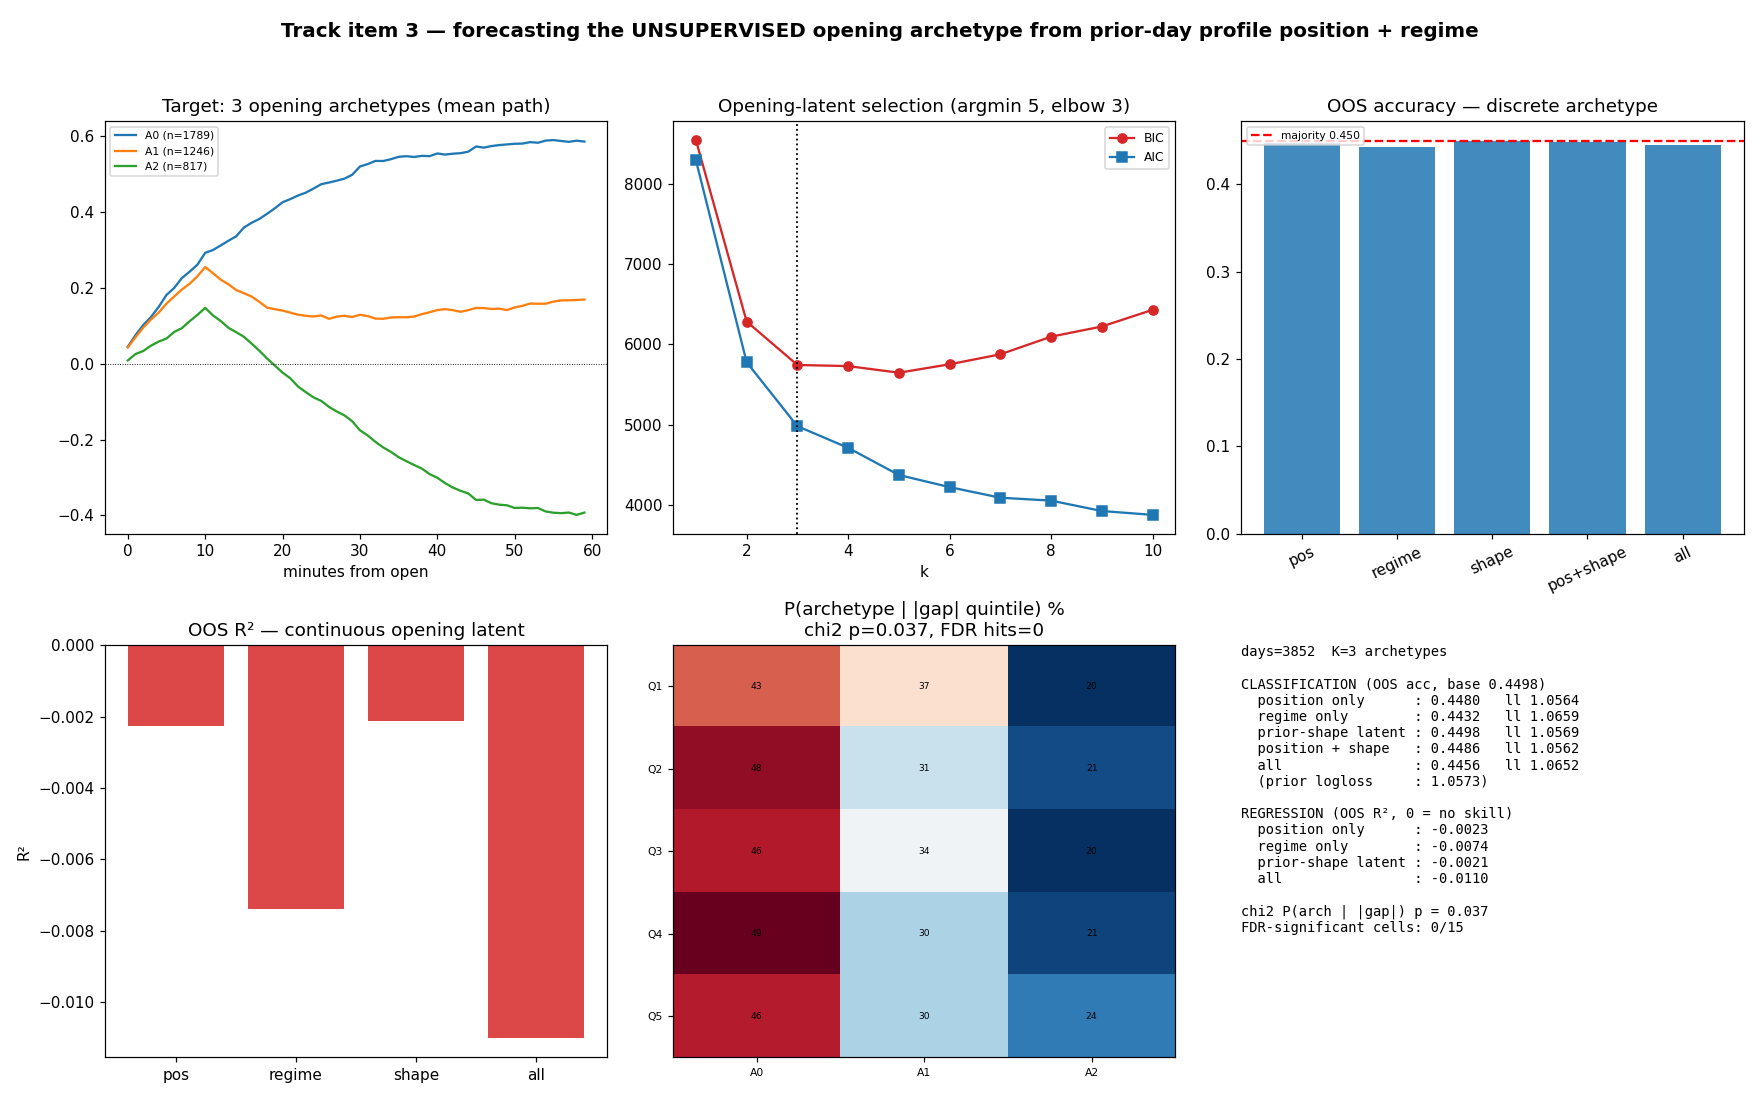

Here is the Python script that generated this plot:
"""
predict_open_type.py — TRACK ITEM 3 (fully unsupervised version):
  predict the UNSUPERVISED OPENING archetype of day t from
    (a) where the open sits inside the UNSUPERVISED profile of day t−1, and
    (b) the market regime — all known at/just before the open.

WHY THIS IS THE CLEANEST FORECAST OF THE TRACK
  Every predictor is point-in-time at the open: yesterday's finished volume profile,
  today's opening price relative to it, and yesterday's regime/VIX. The target — the
  shape of the first 60 minutes — has not happened yet. Nothing here is definitional
  (unlike day_type/open_type, which are rules over the same window they describe).

LESSON FROM TRACK ITEM 1 APPLIED
  Discretising a continuum throws away signal. So we predict BOTH
    · the discrete opening archetype (multinomial logistic), and
    · the continuous opening LATENT vector (ridge, multi-output OOS R²).
  The latent regression is the honest measure of "how much of the opening is
  forecastable at all".

SYMMETRY
  The opening archetype is direction-invariant (paths are canonicalised by the sign of
  the early move), so the position features are mainly |·| / extremity forms — a gap up
  and a gap down of equal size are the same situation for SHAPE purposes.

USAGE  ./vbt-env/bin/python predict_open_type.py [--kopen 0]   (0 = BIC elbow)
"""
import os, argparse, importlib.util, logging
import numpy as np
import pandas as pd

import torch
from sklearn.preprocessing import StandardScaler
from sklearn.linear_model import LogisticRegression, Ridge
from sklearn.mixture import GaussianMixture
from sklearn.metrics import accuracy_score, f1_score, r2_score, log_loss
from scipy import stats
import matplotlib
matplotlib.use('Agg')
import matplotlib.pyplot as plt

ROOT      = os.path.dirname(os.path.abspath(__file__))
CACHE     = os.path.join(ROOT, 'cache')
RTH_START = 14 * 60 + 30
RTH_END   = 21 * 60 + 0
SEED      = 7
TEST_FROM = pd.Timestamp('2020-01-01')
NBINS     = 64
WINDOW    = 60

logging.basicConfig(level=logging.INFO, format='%(asctime)s  %(levelname)-7s %(message)s',
                    datefmt='%H:%M:%S')
log = logging.getLogger('open-pred')
np.random.seed(SEED); torch.manual_seed(SEED)

POS_FEATS = ['open_rel_prior_range', 'dist_from_prior_mid', 'dist_from_prior_poc',
             'abs_gap_vol', 'pctile_extremity', 'outside_range']
REG_FEATS = ['vix_prev', 'vix_chg5', 'vix_pctile252', 'rv20_prev', 'regime_conf_prev']


def _load(name, path):
    s = importlib.util.spec_from_file_location(name, path)
    m = importlib.util.module_from_spec(s); s.loader.exec_module(m); return m


def bh_fdr(pvals, q=0.10):
    p = np.asarray(pvals, float); n = len(p); order = np.argsort(p)
    passed = p[order] <= q * np.arange(1, n + 1) / n
    out = np.zeros(n, bool)
    if passed.any():
        out[order[:np.max(np.where(passed)[0]) + 1]] = True
    qv = np.empty(n); run = 1.0
    for i in range(n - 1, -1, -1):
        run = min(run, p[order[i]] * n / (i + 1)); qv[order[i]] = run
    return out, qv


def pick_elbow(ks, bic):
    """smallest k whose marginal BIC gain falls below 10% of the largest gain."""
    gains = -np.diff(bic)
    if len(gains) == 0 or gains.max() <= 0:
        return int(ks[0])
    thr = 0.10 * gains.max()
    for i, g in enumerate(gains):
        if g < thr:
            return int(ks[i])
    return int(ks[-1])


# ───────────────────────── build everything ─────────────────────────
def build():
    es = pd.read_parquet(os.path.join(CACHE, 'es_continuous.parquet'))
    es.index = pd.to_datetime(es.index)
    t = es.index.hour * 60 + es.index.minute
    rth = es[(t >= RTH_START) & (t < RTH_END)].copy()
    days = pd.read_parquet(os.path.join(CACHE, 'es_days.parquet')); days.index = pd.to_datetime(days.index)

    shape_m = _load('shape_ae', os.path.join(ROOT, 'day_shape_autoencoder.py'))
    open_m  = _load('open_ae',  os.path.join(ROOT, 'open_type_autoencoder.py'))

    # ── TARGET: unsupervised opening archetype + latent ──
    log.info('building opening paths + opening latent …')
    paths, _ = open_m.build_open_paths(rth, WINDOW)
    Xp = paths.values.astype(np.float32)
    tr_p = paths.index < TEST_FROM
    ae_o = open_m.train_ae(Xp[tr_p], WINDOW, latent=8, epochs=80)
    Zopen = pd.DataFrame(open_m.encode(ae_o, Xp), index=paths.index)

    # ── PREDICTOR A: yesterday's unsupervised profile shape latent ──
    log.info('building day profiles + shape latent …')
    prof = shape_m.build_profiles(rth, NBINS)
    Xs = prof.values.astype(np.float32)
    tr_s = prof.index < TEST_FROM
    ae_s = shape_m.train_ae(Xs[tr_s], NBINS, latent=8, epochs=80)
    Zshape = pd.DataFrame(shape_m.encode(ae_s, Xs), index=prof.index,
                          columns=[f'sh{i}' for i in range(8)])

    # ── PREDICTOR B: position of today's open inside yesterday's profile ──
    D = days.copy()
    prof_al = prof.reindex(D.index)
    prior_prof = prof_al.shift(1)                       # yesterday's profile
    prev_close = D['close_px'].shift(1)
    prng = (D['prev_high'] - D['prev_low']).replace(0, np.nan)
    rel = (D['open_px'] - D['prev_low']) / prng          # <0 or >1 ⇒ gap outside range
    # volume percentile of the open inside yesterday's profile
    relc = rel.clip(0, 1)
    bidx = (relc * NBINS).astype('float').fillna(0).astype(int).clip(0, NBINS - 1)
    cum = np.full(len(D), np.nan)
    pv = prior_prof.values
    for i in range(len(D)):
        row = pv[i]
        if np.all(np.isnan(row)) or np.isnan(relc.iloc[i]):
            continue
        cum[i] = np.nansum(row[:bidx.iloc[i] + 1])
    dvol = (D['rv20'] / np.sqrt(252)).replace(0, np.nan)

    P = pd.DataFrame(index=D.index)
    P['open_rel_prior_range'] = rel
    P['dist_from_prior_mid']  = (rel - 0.5).abs()
    P['dist_from_prior_poc']  = (D['open_px'] - D['prev_poc']).abs() / prng
    P['abs_gap_vol']          = ((D['open_px'] - prev_close) / prev_close).abs() / dvol
    P['pctile_extremity']     = np.abs(cum - 0.5)
    P['outside_range']        = ((rel < 0) | (rel > 1)).astype(float)

    # ── PREDICTOR C: market regime, strictly lagged to the prior close ──
    vix = pd.read_parquet(os.path.join(CACHE, 'vix_daily.parquet'))
    vix.index = pd.to_datetime(vix.index)
    v = vix['vix_close'].reindex(D.index).ffill()
    R = pd.DataFrame(index=D.index)
    R['vix_prev']      = v.shift(1)
    R['vix_chg5']      = v.shift(1) - v.shift(6)
    R['vix_pctile252'] = v.shift(1).rolling(252).rank(pct=True)
    R['rv20_prev']     = D['rv20'].shift(1)
    try:
        reg = pd.read_parquet(os.path.join(CACHE, 'intermarket_regime_wf.parquet'))
        reg.index = pd.to_datetime(reg.index)
        R['regime_prev']      = reg['regime'].reindex(D.index).shift(1)
        R['regime_conf_prev'] = reg['regime_conf'].reindex(D.index).shift(1).fillna(0.0)
    except Exception as e:
        log.warning('regime cache unavailable (%s)', e)
        R['regime_prev'] = np.nan; R['regime_conf_prev'] = 0.0
    R['regime_prev'] = R['regime_prev'].fillna(-1).astype(int).astype(str)

    S = Zshape.reindex(D.index).shift(1)                 # yesterday's shape latent
    S.columns = [f'sh{i}' for i in range(8)]

    A = pd.concat([P, R, S], axis=1)
    A = A.join(Zopen.add_prefix('z'), how='inner')
    A = A.replace([np.inf, -np.inf], np.nan).dropna(subset=POS_FEATS + REG_FEATS +
                                                    list(S.columns))
    return A, Zopen, paths


# ───────────────────────── main ─────────────────────────
def main():
    ap = argparse.ArgumentParser()
    ap.add_argument('--kopen', type=int, default=0, help='0 = BIC elbow')
    ap.add_argument('--kmax', type=int, default=10)
    args = ap.parse_args()

    A, Zopen, paths = build()
    zcols = [c for c in A.columns if c.startswith('z') and c[1:].isdigit()]
    Z = A[zcols].values
    tr = A.index < TEST_FROM
    te = ~tr
    log.info('dataset: %d days  (train %d ≤2019 / test %d ≥2020)', len(A), tr.sum(), te.sum())

    # ── target archetypes: BIC sweep + elbow ──
    rows = []
    for kk in range(1, args.kmax + 1):
        gm = GaussianMixture(kk, covariance_type='full', n_init=5, reg_covar=1e-4,
                             random_state=SEED).fit(Z[tr])
        rows.append((kk, gm.bic(Z[tr]), gm.aic(Z[tr])))
    sel = pd.DataFrame(rows, columns=['k', 'BIC', 'AIC'])
    k_elbow = pick_elbow(sel['k'].values, sel['BIC'].values)
    k_min   = int(sel.loc[sel['BIC'].idxmin(), 'k'])
    K = args.kopen if args.kopen > 0 else k_elbow
    log.info('opening-latent model selection:\n%s', sel.round(0).to_string(index=False))
    log.info('BIC argmin k=%d, elbow k=%d → using K=%d', k_min, k_elbow, K)

    gm = GaussianMixture(K, covariance_type='full', n_init=25, reg_covar=1e-4,
                         random_state=SEED).fit(Z[tr])
    y = gm.predict(Z)
    A['arch'] = y
    log.info('archetype sizes: %s', dict(pd.Series(y).value_counts().sort_index()))

    # ── feature blocks ──
    def blk(cols):
        return pd.DataFrame(StandardScaler().fit(A.loc[tr, cols]).transform(A[cols]),
                            index=A.index, columns=cols)
    Xpos = blk(POS_FEATS)
    Xreg = pd.concat([blk(REG_FEATS), pd.get_dummies(A['regime_prev'], prefix='rg')], axis=1)
    Xsha = blk([f'sh{i}' for i in range(8)])

    # ═══ classification: predict the discrete archetype ═══
    def clf_eval(X, tag):
        c = LogisticRegression(max_iter=4000, C=1.0)
        c.fit(X.values[tr], y[tr])
        pred = c.predict(X.values[te])
        acc = accuracy_score(y[te], pred)
        f1m = f1_score(y[te], pred, average='macro', zero_division=0)
        ll  = log_loss(y[te], c.predict_proba(X.values[te]), labels=c.classes_)
        maj = pd.Series(y[tr]).value_counts().idxmax()
        base = (y[te] == maj).mean()
        prior = pd.Series(y[tr]).value_counts(normalize=True).reindex(c.classes_).fillna(1e-9).values
        ll0 = log_loss(y[te], np.tile(prior, (te.sum(), 1)), labels=c.classes_)
        log.info('[%-28s] acc=%.4f (base %.4f)  macroF1=%.3f  logloss=%.4f (prior %.4f)',
                 tag, acc, base, f1m, ll, ll0)
        return dict(tag=tag, acc=acc, base=base, f1=f1m, ll=ll, ll0=ll0)

    log.info('── classification: discrete opening archetype ──')
    c_pos = clf_eval(Xpos, 'position only')
    c_reg = clf_eval(Xreg, 'regime only')
    c_sha = clf_eval(Xsha, 'prior-shape latent only')
    c_ps  = clf_eval(pd.concat([Xpos, Xsha], axis=1), 'position + prior-shape')
    c_all = clf_eval(pd.concat([Xpos, Xsha, Xreg], axis=1), 'position + shape + regime')

    # ═══ regression: predict the continuous opening latent ═══
    def reg_eval(X, tag):
        r = Ridge(alpha=10.0).fit(X.values[tr], Z[tr])
        pred = r.predict(X.values[te])
        r2_all = r2_score(Z[te], pred, multioutput='variance_weighted')
        r2_dim = r2_score(Z[te], pred, multioutput='raw_values')
        log.info('[%-28s] OOS R²(var-weighted)=%+.4f   best dim=%+.4f',
                 tag, r2_all, np.nanmax(r2_dim))
        return dict(tag=tag, r2=r2_all, r2_dim=r2_dim)

    log.info('── regression: continuous opening latent (OOS R²; 0 = no skill) ──')
    g_pos = reg_eval(Xpos, 'position only')
    g_reg = reg_eval(Xreg, 'regime only')
    g_sha = reg_eval(Xsha, 'prior-shape latent only')
    g_all = reg_eval(pd.concat([Xpos, Xsha, Xreg], axis=1), 'position + shape + regime')

    # ═══ probabilities-first: archetype vs quintile of the key position feature ═══
    A['q_gap'] = pd.qcut(A['abs_gap_vol'], 5, labels=[f'Q{i+1}' for i in range(5)], duplicates='drop')
    ct = pd.crosstab(A['q_gap'], A['arch'], normalize='index').mul(100).round(1)
    cnt = pd.crosstab(A['q_gap'], A['arch'])
    chi2, pchi, dof, _ = stats.chi2_contingency(cnt.values)
    log.info('P(archetype | |gap| quintile) [%%]:\n%s', ct.to_string())
    log.info('chi2=%.1f dof=%d p=%.3g', chi2, dof, pchi)

    base_rate = pd.Series(y).value_counts(normalize=True).sort_index()
    ps, cells = [], []
    for qi in cnt.index:
        n = cnt.loc[qi].sum()
        for a in cnt.columns:
            k = cnt.loc[qi, a]
            p1, p0 = k / n, base_rate[a]
            se = np.sqrt(p0 * (1 - p0) / n)
            ps.append(2 * (1 - stats.norm.cdf(abs(p1 - p0) / se)) if se > 0 else 1.0)
            cells.append((qi, a, n, p1 * 100, p0 * 100))
    sig, qv = bh_fdr(ps)
    H = pd.DataFrame(cells, columns=['gap_q', 'arch', 'n', 'P%', 'base%'])
    H['q'] = qv; H['sig'] = sig; H['lift'] = H['P%'] - H['base%']
    hits = H[H['sig']].sort_values('q')
    log.info('FDR-significant cells: %d/%d\n%s', len(hits), len(H),
             hits.round(2).to_string(index=False) if len(hits) else '')

    # ═══ figure ═══
    fig = plt.figure(figsize=(16, 10))
    fig.suptitle('Track item 3 — forecasting the UNSUPERVISED opening archetype from '
                 'prior-day profile position + regime', fontsize=13, weight='bold')

    axA = fig.add_subplot(2, 3, 1)
    for c in range(K):
        axA.plot(paths.reindex(A.index).values[y == c].mean(0), label=f'A{c} (n={(y==c).sum()})')
    axA.axhline(0, color='k', lw=.6, ls=':')
    axA.set_title(f'Target: {K} opening archetypes (mean path)')
    axA.set_xlabel('minutes from open'); axA.legend(fontsize=7)

    axB = fig.add_subplot(2, 3, 2)
    axB.plot(sel['k'], sel['BIC'], 'o-', color='C3', label='BIC')
    axB.plot(sel['k'], sel['AIC'], 's-', color='C0', label='AIC')
    axB.axvline(K, color='k', ls=':', lw=1.2)
    axB.set_title(f'Opening-latent selection (argmin {k_min}, elbow {k_elbow})')
    axB.set_xlabel('k'); axB.legend(fontsize=8)

    axC = fig.add_subplot(2, 3, 3)
    names = ['pos', 'regime', 'shape', 'pos+shape', 'all']
    accs = [c_pos['acc'], c_reg['acc'], c_sha['acc'], c_ps['acc'], c_all['acc']]
    axC.bar(names, accs, color='C0', alpha=.85)
    axC.axhline(c_pos['base'], color='r', ls='--', label=f"majority {c_pos['base']:.3f}")
    axC.set_title('OOS accuracy — discrete archetype'); axC.legend(fontsize=7)
    axC.tick_params(axis='x', rotation=25)

    axD = fig.add_subplot(2, 3, 4)
    r2s = [g_pos['r2'], g_reg['r2'], g_sha['r2'], g_all['r2']]
    axD.bar(['pos', 'regime', 'shape', 'all'], r2s,
            color=['C2' if v > 0 else 'C3' for v in r2s], alpha=.85)
    axD.axhline(0, color='k', lw=1)
    axD.set_title('OOS R² — continuous opening latent'); axD.set_ylabel('R²')

    axE = fig.add_subplot(2, 3, 5)
    im = axE.imshow(ct.values, cmap='RdBu_r', vmin=ct.values.min(), vmax=ct.values.max(), aspect='auto')
    axE.set_xticks(range(ct.shape[1])); axE.set_xticklabels([f'A{c}' for c in ct.columns], fontsize=7)
    axE.set_yticks(range(ct.shape[0])); axE.set_yticklabels(ct.index, fontsize=7)
    axE.set_title(f'P(archetype | |gap| quintile) %\nchi2 p={pchi:.2g}, FDR hits={len(hits)}')
    for i in range(ct.shape[0]):
        for j in range(ct.shape[1]):
            axE.text(j, i, f'{ct.values[i,j]:.0f}', ha='center', va='center', fontsize=6)

    axF = fig.add_subplot(2, 3, 6); axF.axis('off')
    txt = (f'days={len(A)}  K={K} archetypes\n\n'
           f'CLASSIFICATION (OOS acc, base {c_pos["base"]:.4f})\n'
           f'  position only      : {c_pos["acc"]:.4f}   ll {c_pos["ll"]:.4f}\n'
           f'  regime only        : {c_reg["acc"]:.4f}   ll {c_reg["ll"]:.4f}\n'
           f'  prior-shape latent : {c_sha["acc"]:.4f}   ll {c_sha["ll"]:.4f}\n'
           f'  position + shape   : {c_ps["acc"]:.4f}   ll {c_ps["ll"]:.4f}\n'
           f'  all                : {c_all["acc"]:.4f}   ll {c_all["ll"]:.4f}\n'
           f'  (prior logloss     : {c_pos["ll0"]:.4f})\n\n'
           f'REGRESSION (OOS R², 0 = no skill)\n'
           f'  position only      : {g_pos["r2"]:+.4f}\n'
           f'  regime only        : {g_reg["r2"]:+.4f}\n'
           f'  prior-shape latent : {g_sha["r2"]:+.4f}\n'
           f'  all                : {g_all["r2"]:+.4f}\n\n'
           f'chi2 P(arch | |gap|) p = {pchi:.2g}\n'
           f'FDR-significant cells: {len(hits)}/{len(H)}')
    axF.text(0, 1, txt, va='top', ha='left', fontsize=9, family='monospace')

    fig.tight_layout(rect=[0, 0, 1, 0.96])
    out = os.path.join(ROOT, 'predict_open_type.png')
    fig.savefig(out, dpi=110); log.info('saved figure → %s', out)

    print('\n' + '=' * 74)
    print('TRACK 3 — unsupervised opening archetype from prior-profile position + regime')
    print('=' * 74)
    print(f'days={len(A)}  K={K}  (BIC argmin {k_min}, elbow {k_elbow})')
    print(f'classification OOS acc : base {c_pos["base"]:.4f} | pos {c_pos["acc"]:.4f} | '
          f'regime {c_reg["acc"]:.4f} | shape {c_sha["acc"]:.4f} | all {c_all["acc"]:.4f}')
    print(f'latent regression OOS R²: pos {g_pos["r2"]:+.4f} | regime {g_reg["r2"]:+.4f} | '
          f'shape {g_sha["r2"]:+.4f} | all {g_all["r2"]:+.4f}')
    print(f'chi2 P(arch | |gap|) p={pchi:.3g}   FDR cells {len(hits)}/{len(H)}')
    print('=' * 74)


if __name__ == '__main__':
    main()
